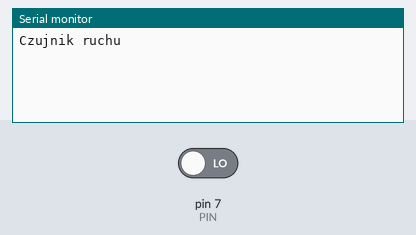
Recording of a sketch running on a simulated Arduino Uno, built with avr-gcc and run on an emulated ATmega328P. On the bench: the last lines printed to the serial monitor. Inputs (shaded band) come from the test bench; at power-on: pin 7 (PIN) LOW.

Above: at 1.2 s.
1.3 s: pin 7 (PIN) driven HIGH
At 1.9 s:
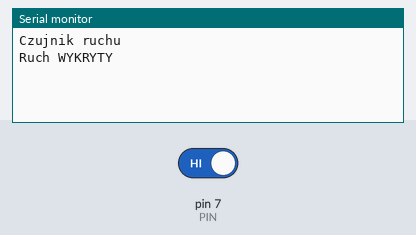
2.9 s: pin 7 (PIN) driven LOW
At 4.3 s:
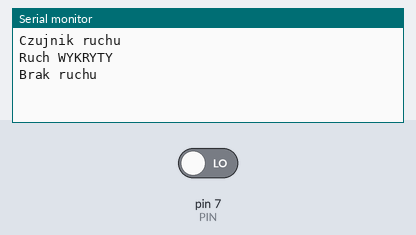

The sketch:

T3_Motion_Sensor.ino
```cpp
int PIN = 7;
int lastState = 0 ;

void setup() {
  // put your setup code here, to run once:
  Serial.begin(9600); //Uruchamiamy transmisję
  Serial.println("Czujnik ruchu"); //Jednorazowe wysłanie tekstu

  pinMode(PIN, INPUT);
}

void loop() {
  // put your main code here, to run repeatedly:
  int state = digitalRead(PIN);
  if(state != lastState){
    lastState = state;
    if(state == HIGH){
      Serial.println("Ruch WYKRYTY"); //Jednorazowe wysłanie tekstu
    }
    else{
      Serial.println("Brak ruchu"); //Jednorazowe wysłanie tekstu
    }
  }


  delay(200);
}
```

Measured:
- after the input at 1.3 s, the serial monitor: prints a new line after 0.10 s (image 1)
- after the input at 2.9 s, the serial monitor: prints a new line after 0.10 s (image 2)
